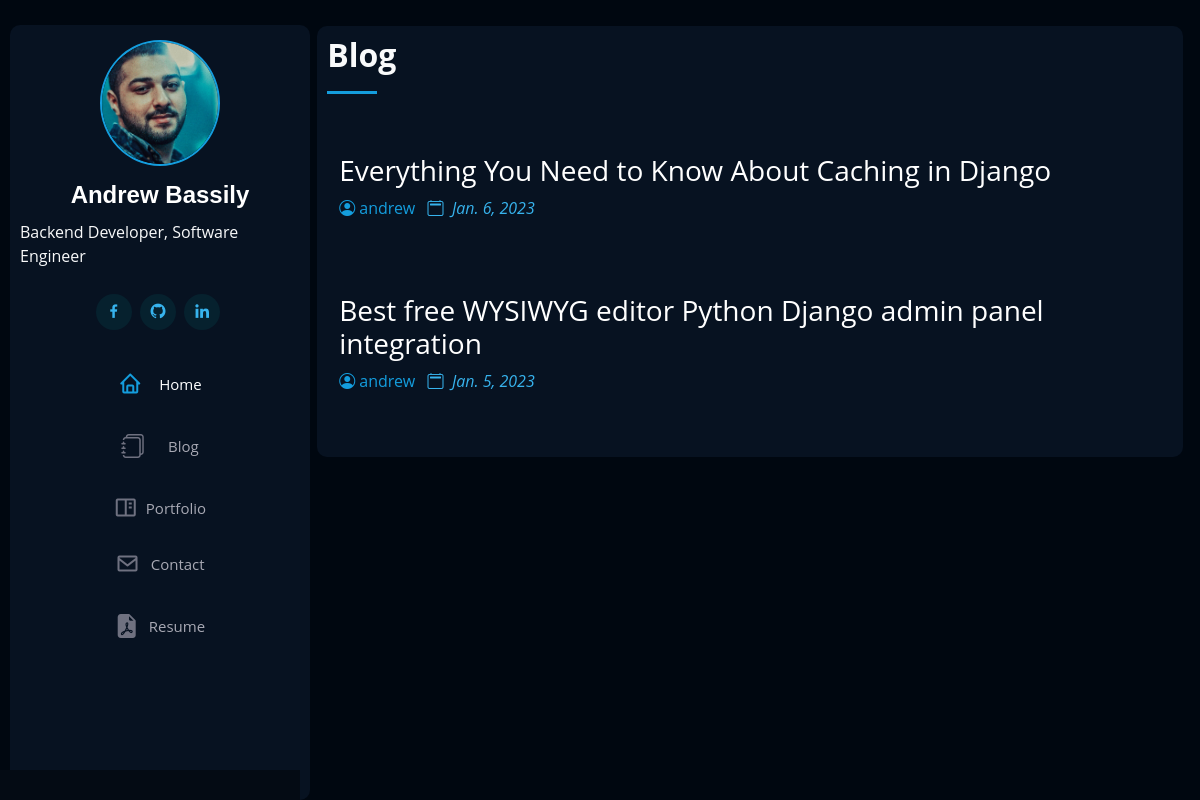
Page /blog on the committed database.
### app/models.py (models this page shows, shortened)
class Posts(models.Model):
    title = models.CharField(max_length=300)
    author = models.CharField(max_length=100)
    created = models.DateField(auto_now_add=True)
    description = RichTextField(blank=True , null=True)
    new = models.BooleanField(default=True)
    slug = models.SlugField(blank=True , null=True)
    image= models.ImageField(upload_to='media/' , blank=True)
    category = models.ForeignKey('category', related_name='category' ,on_delete=models.CASCADE)
    class Meta:
        verbose_name_plural = 'Posts'
        ordering = ('-created', )

### app/views.py (the view)
# urls.py: path('blog', views.blog, name='blog'),
def blog (request):
    posts = Posts.objects.all()
    return render(request, 'index.html', {'posts': posts})

### templates/index.html (shortened to what this page needs)
{%  extends 'base.html'%}
{%load static %}
{% block css %}
<link href="{% static 'assets/css/style.css' %}" rel="stylesheet">
<link href="{% static 'assets/css/style0.css' %}" rel="stylesheet">
{% endblock %}
{%block content%}
<div class="section-title">
  <h2>Blog</h2>
</div>
{% for post in posts%}
<section id="facts" class="facts">
  <div class="container">
    <div>
      <div class="bi bi-clearfix">
        <a href="{% url 'post_detail' post.slug %}"> <h3>{{post.title}}</h3></a>
        <a href="https://www.linkedin.com/in/andrew-bassily-a11b98119/" class="bi bi-person-circle"> {{post.author}}</a> &nbsp;
        <i class="bi bi-calendar2">&nbsp; {{post.created}}</i>
      </div><br>
    </div>
  </section>
{%endfor%}
{%endblock%}

### templates/base.html (shortened to what this page needs)
{% load static %}
<!DOCTYPE html>
<html lang="en">
<head>
  <link href="{% static 'assets/vendor/aos/aos.css' %}" rel="stylesheet">
  <link href="{% static 'assets/vendor/bootstrap/css/bootstrap.min.css' %}" rel="stylesheet">
  <link href="{% static 'assets/vendor/bootstrap-icons/bootstrap-icons.css' %}" rel="stylesheet">
  <link href="{% static 'assets/vendor/boxicons/css/boxicons.min.css' %}" rel="stylesheet">
  <link href="{% static 'assets/vendor/glightbox/css/glightbox.min.css' %}" rel="stylesheet">
  <link href="{% static 'assets/vendor/swiper/swiper-bundle.min.css' %}" rel="stylesheet">
  {% block css %}
  {% endblock %}
</head>
<body>
  <header id="header">
    <div class="d-flex flex-column">
      <div class="profile">
        <div>
        <img src="{% static 'assets/img/0.jpg' %}" alt="" class="img-fluid rounded-circle">
        <h1 class="text-light"><a href="index.html">Andrew Bassily</a></h1>
          <p class="text-light"><a>Backend Developer, Software Engineer</a> </p>
        </div>
        <div class="social-links mt-3 text-center">
          <a href="#" class="facebook"><i class="bx bxl-facebook"></i></a>
          <a href="https://github.com/andrewbassily0" class="github"><i class="bx bxl-github"></i></a>
          <a href="https://www.linkedin.com/in/andrew-bassily-a11b98119/" class="linkedin"><i class="bx bxl-linkedin"></i></a>
        </div>
      </div>
      <nav id="navbar" class="nav-menu navbar">
        <ul>
          <li><a href="{% url 'home' %}" class="nav-link scrollto active"><i class="bx bx-home"></i> <span>Home</span></a></li>
          <li><a href="{% url 'blog' %}" class="nav-link scrollto"><i class="bi bi-journals"></i> <span>Blog</span></a></li>
          <li><a href="{% url 'portfolio' %}" class="nav-link scrollto"><i class="bx bx-book-content"></i> <span>Portfolio</span></a></li>
          <li><a href="{% url 'cont' %}" class="nav-link scrollto"><i class="bx bx-envelope"></i> <span>Contact</span></a></li>
          <li><a href="https://download1652.mediafire.com/80yrubbshbdg/7tykdvuo4z8lx9s/Andrew+Bassily.pdf"><i class="bi bi-file-earmark-pdf-fill"></i> <span>Resume</span></a></li>
        </ul>
      </nav>
    </div>
  </header>
  <main id="main">
       {%block content%}
       {%endblock%}
  </main>
  <footer id="footer">
  </footer>
</body>
</html>

### static/assets/css/style.css (style rules this page uses)
body { font-family: "Open Sans", sans-serif; color: #06212e; background: #000710; padding: 2ex; margin-top: 1ex; left: 1ex; bottom: 1ex; right: 1ex; border-radius: 10px; }
p { padding: 10px; margin: auto; color: #b6b9bb; }
a { color: #149ddd; text-decoration: none; }
i { color:#37b3ed; }
#header { position: fixed; left: 10px; right: 10px; bottom: 0%; top: 25px; z-index: 997; width: 300px; transition: all ease-in-out 0.5s; z-index: 9997; transition: all 0.5s; background: #071221; overflow-y: auto; border-radius: 10px; }
#header .profile img { margin: 15px auto; display: block; width: 120px; border: 2px solid #149ddd; }
#header .profile h1 { font-size: 24px; margin: 0; padding: 0; font-weight: 600; -moz-text-align-last: center; text-align-last: center; font-family: "Poppins", sans-serif; }
#header .profile h1 a, #header .profile h1 a:hover { color: #fff; text-decoration: none; }
#header .profile .social-links a { font-size: 18px; display: inline-block; background: #06212e; color: #fff; line-height: 1; padding: 8px 0; margin-right: 4px; border-radius: 50%; text-align: center; width: 36px; height: 36px; transition: 0.3s; }
#main { margin-left: 300px; background: #071221; padding: 10px; bottom: 0%; border-radius: 10px; right: 1ex; }
.nav-menu { padding: 30px 0 0 0; }
.nav-menu * { margin: auto; padding: 0; list-style: none; }
.nav-menu>ul>li { position: relative; white-space: nowrap; }
.nav-menu a, .nav-menu a:focus { display: flex; align-items: center; color: #a8a9b4; padding: 12px 15px; margin-bottom: 8px; transition: 0.3s; font-size: 15px; }
.nav-menu a i, .nav-menu a:focus i { font-size: 24px; padding-right: 8px; color: #6f7180; }
.nav-menu a:hover, .nav-menu .active, .nav-menu .active:focus, .nav-menu li:hover>a { text-decoration: none; color: #fff; }
.nav-menu a:hover i, .nav-menu .active i, .nav-menu .active:focus i, .nav-menu li:hover>a i { color: #149ddd; }
section { padding: 60px 0; overflow: hidden; }
.section-title { padding-bottom: 30px; }
.section-title h2 { font-size: 32px; font-weight: bold; margin-bottom: 20px; padding-bottom: 20px; position: relative; color: #f9fafb; }
.section-title h2::after { content: ""; position: absolute; display: block; width: 50px; height: 3px; background: #149ddd; bottom: 0; left: 0; }

### static/assets/css/style0.css (style rules this page uses)
section { padding: 20px 0; overflow: hidden; }
.section-title { padding-bottom: 20px; }
.section-title h2 { font-size: 32px; font-weight: bold; margin-bottom: 20px; padding-bottom: 20px; position: relative; color: #f9fafb; }
.section-title h2::after { content: ""; position: absolute; display: block; width: 50px; height: 3px; background: #149ddd; bottom: 0; left: 0; }
.facts { padding-bottom: 30px; }
h1 { text-align: center; color:rgba(7, 167, 241, 0.887) }
#footer { padding: 15px; color: #f4f6fd; font-size: 14px; position: fixed; left: 0; bottom: 0; width: 300px; z-index: 9999; background: #040b14; }

### templates/index.html (style rules this page uses)
h3 { color: white; }

### rows in the picture
Posts: title "Everything You Need to Know About Caching in Django", author "andrew", created "Jan. 6, 2023"
Posts: title "Best free WYSIWYG editor Python Django admin panel integration", author "andrew", created "Jan. 5, 2023"
